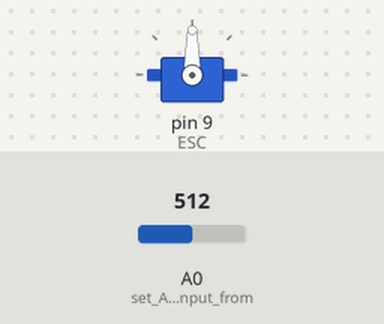
Bench run of a sketch on a simulated Arduino Uno, built with avr-gcc and run on an emulated ATmega328P. Shown: servo. The test bench sets the inputs (shaded band); at power-on: A0 (set_A0_pin_as_input_from) = 512.

Above: at 1.2 s.
1.3 s: A0 (set_A0_pin_as_input_from) set to 716
At 2.1 s:
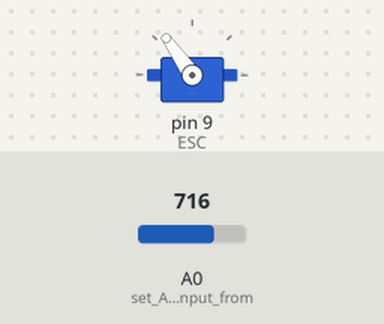
2.8 s: A0 (set_A0_pin_as_input_from) set to 900
At 4.0 s:
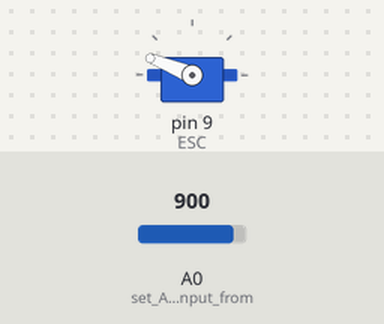
4.3 s: A0 (set_A0_pin_as_input_from) set to 1023
At 5.5 s:
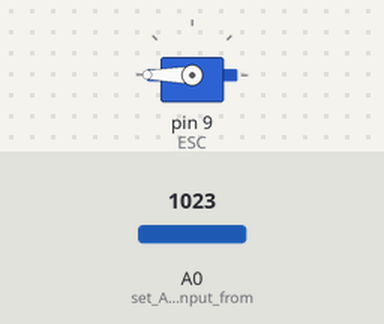
5.8 s: A0 (set_A0_pin_as_input_from) set to 306
At 6.8 s:
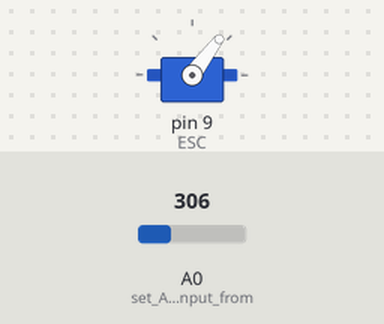
7.3 s: A0 (set_A0_pin_as_input_from) set to 122
At 7.7 s:
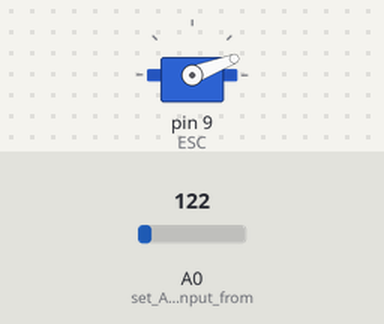
Timing chart, 0 to 9.8 s (numbered marks = the images above; inputs shaded):
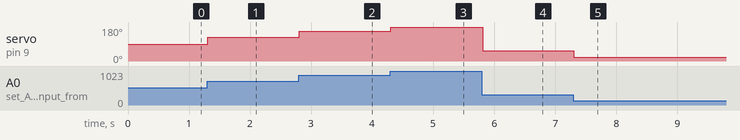

The sketch:

Main_1.ino
```cpp
#include <Servo.h>

Servo ESC;  // create servo object to control ESC

int Sensor; // variable to save the value recieved from analog pin

void setup()
{
  pinMode(A0, INPUT); //set A0 pin as input from potentiometer
  ESC.attach(9, 1000, 2000); //(pin, min pulse width in miliseconds , max pulse width in milliseconds)
}

void loop()
{
  Sensor = analogRead(A0); // read value from potentiometer
  Sensor = map(Sensor, 0, 1023, 0, 180); // scale the potentiometer vale into motor acceptable value
  ESC.write(Sensor); // Send signal to ESC
  delay(10); // Delay a little bit to improve simulation performance
}
```

Measured:
- after the input at 1.3 s, servo on pin 9 (ESC): 90° → 125° at once
- after the input at 2.8 s, servo on pin 9 (ESC): 125° → 158° at once
- after the input at 4.3 s, servo on pin 9 (ESC): 158° → 180° at once
- after the input at 5.8 s, servo on pin 9 (ESC): 180° → 53° at once
- after the input at 7.3 s, servo on pin 9 (ESC): 53° → 21° at once
